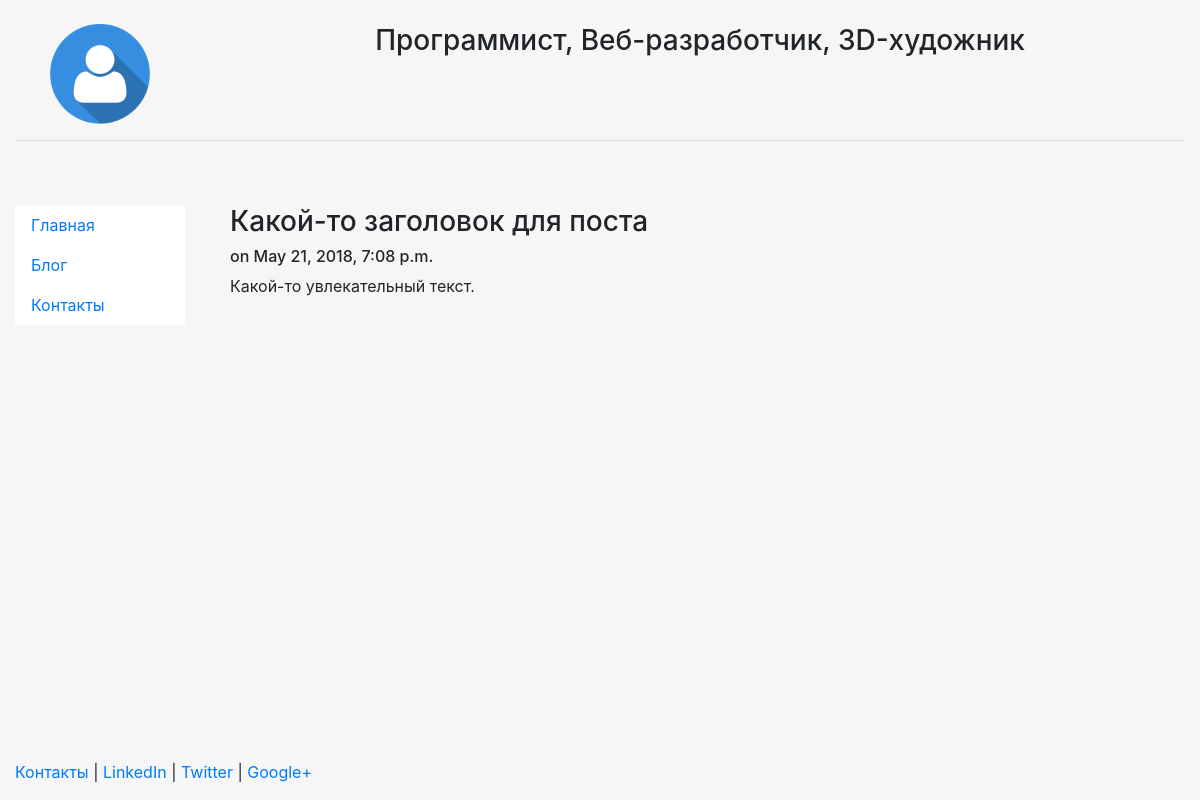
The app's page /blog/4 with its own data.
### blog/models.py (models this page shows, shortened)
class Post(models.Model):
    class Meta:
        ordering = ['title']
    title = models.CharField(max_length=255)
    body = models.TextField()
    date = models.DateTimeField()

### blog/templates/blog/post.html
{% extends "personal/header.html" %}
{% block content %}
	<h3>{{ post.title }}</h3>
	<h6>on {{ post.date }}</h6>
	{{ post.body|safe|linebreaks }}
{% endblock %}

### personal/templates/personal/header.html (style rules this page uses)
html, body { height:100% }

### records on screen
Post: title "Какой-то заголовок для поста", date "May 21, 2018, 7:08 p.m.", body "Какой-то увлекательный текст."
